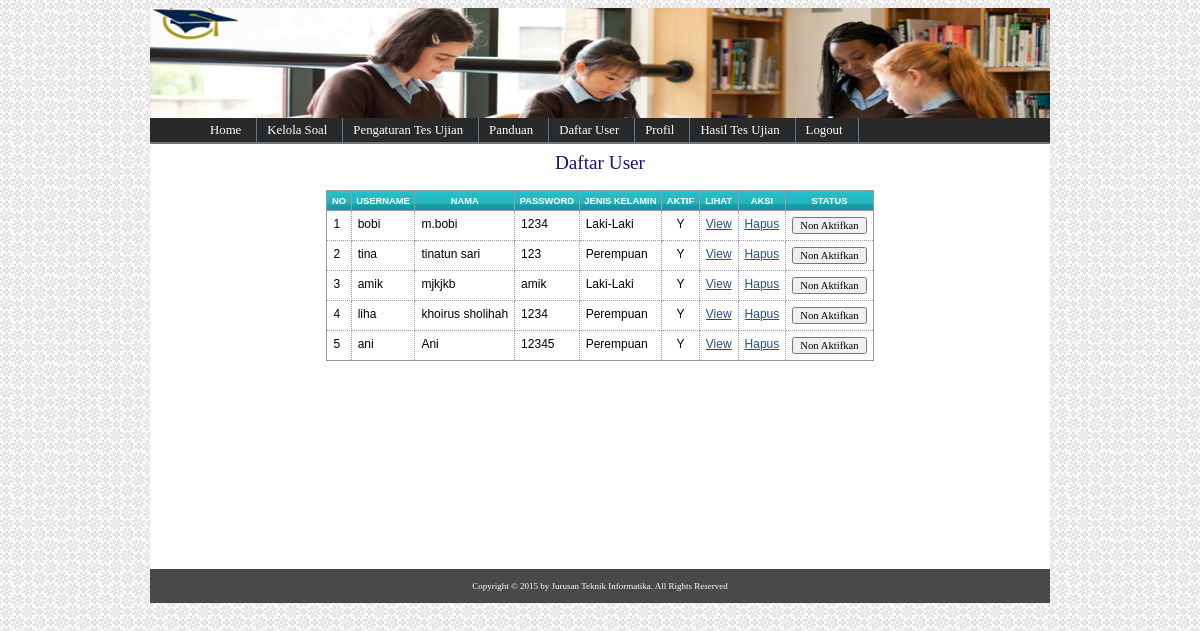
The page /adminweb/media.php?module=users (signed in) on the database its author committed.
### tables this page shows
CREATE TABLE IF NOT EXISTS `tbl_user` (
  `id_user` int(11) NOT NULL AUTO_INCREMENT,
  `username` varchar(40) NOT NULL,
  `password` varchar(40) NOT NULL,
  `nama` text NOT NULL,
  `tgl_lahir` varchar(30) NOT NULL,
  `jk` varchar(20) NOT NULL,
  `agama` varchar(40) NOT NULL,
  `kwgn` varchar(40) NOT NULL,
  `nama_ayah` varchar(40) NOT NULL,
  `nama_ibu` varchar(40) NOT NULL,
  `pekerjaan_ayah` varchar(40) NOT NULL,
  `pekerjaan_ibu` varchar(40) NOT NULL,
  `sekolah_asal` varchar(50) NOT NULL,
  `telp` varchar(13) NOT NULL,
  `alamat` text NOT NULL,
  `statusaktif` enum('Y','N') NOT NULL DEFAULT 'Y',
  PRIMARY KEY (`id_user`)
);

### adminweb/modul/mod_users/users.php (the view, shortened to what this page needs)
<?php
$aksi="modul/mod_users/aksi_users.php";
switch($_GET['act']){
  default:
      $tampil = mysql_query("SELECT * FROM tbl_user");
      echo "<h2> Daftar User</h2>
    <table>
          <tr><th>no</th><th>Username</th><th>Nama</th><th>Password</th><th>Jenis Kelamin</th><th>Aktif</th><th>Lihat</th><th>aksi</th><th>Status</th></tr>";
    $no=1;
    while ($r=mysql_fetch_array($tampil)){
       echo "<tr><td>$no</td>
             <td>$r[username]</td>
	          <td>$r[nama]</td>
	          <td>$r[password]</td>
			  <td>$r[jk]</td>
		      <td align=center>$r[statusaktif]</td>
			  <td><a href='?module=users&act=lihat&id=$r[id_user]'>View</a></td>
             <td><a href=$aksi?module=users&act=hapus&id=$r[id_user]>Hapus</a></td>";
				if ($r['statusaktif']=="Y") {
					echo"<td><input type=button value='Non Aktifkan' onclick=\"window.location.href='$aksi?module=users&act=nonaktif&id=$r[id_user]';\"></td>";
				}else {
					echo"<td align='center'><input type=button value='Aktifkan' onclick=\"window.location.href='$aksi?module=users&act=aktif&id=$r[id_user]';\"></td>";
				}
        echo"</tr>";
      $no++;
    }
    echo "</table><br/><br/><br/><br/><br/><br/><br/><br/><br/><br/>";
    break;
}
?>

### adminweb/style.css (style rules this page uses)
body { font-family: Tahoma; background:url('images/page_bg.jpg'); text-align: center; }
a:link,a:visited { color:#265180; }
h2 { font: normal 120% Georgia; color: #1f0f71; background-color: transparent; }
table { font-family: Verdana, Arial, Helvetica, sans-serif; font-size: 9pt; border-width: 1px; border-style: solid; border-color: #999999; border-collapse: collapse; margin: 10px 0px; }
th { color: #FFFFFF; font-size: 7pt; text-transform: uppercase; text-align: center; padding: 0.5em; border-width: 1px; border-style: solid; border-color: #969BA5; border-collapse: collapse; background:url(../css/images/bg_menutop.jpg); }
td { padding: 0.5em; vertical-align: top; border-width: 1px; border-style: dotted; border-color: #969BA5; border-collapse: collapse; }
input,textarea,select { font-family: Tahoma; font-size: 8pt; }

### rows shown on the page
tbl_user: username "bobi", nama "m.bobi", password "1234", jk "Laki-Laki", statusaktif "Y"
tbl_user: username "tina", nama "tinatun sari", password "123", jk "Perempuan", statusaktif "Y"
tbl_user: username "amik", nama "mjkjkb", password "amik", jk "Laki-Laki", statusaktif "Y"
tbl_user: username "liha", nama "khoirus sholihah", password "1234", jk "Perempuan", statusaktif "Y"
tbl_user: username "ani", nama "Ani", password "12345", jk "Perempuan", statusaktif "Y"
